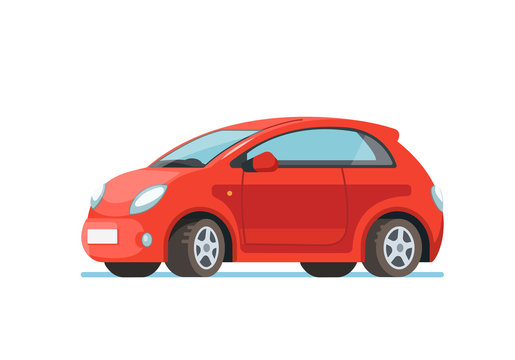
#> input picture car.jpg, 515 x 360 px, found by its file name
$ python 'pixel manipulation Task 2.py'
#> lines starting #> are read from the running program, lines starting #| are printed output that depends on the picture
from PIL import Image

def encrypt_image(input_path, output_path, key=None):
    img = Image.open(input_path)
#> img is the input picture: PIL image 515x360 RGB; mean R, G, B 236.9, 213.5, 212.2
    pixels = img.load()

    width, height = img.size
#> width = 515; height = 360

    for i in range(width):
        for j in range(height):
            r, g, b = pixels[i, j]

            # Swap red and blue channels
            encrypted_pixel = (b, g, r)

            pixels[i, j] = encrypted_pixel

    img.save(output_path)
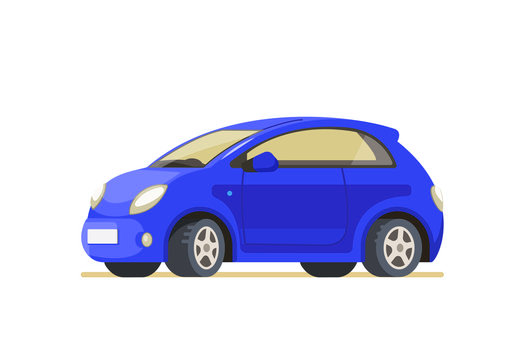
#> saved as encrypted_image.jpg: PIL image 515x360 RGB; mean R, G, B 212.2, 213.5, 236.9
    print(f"Image encrypted and saved as '{output_path}'")

def decrypt_image(input_path, output_path, key=None):
    img = Image.open(input_path)
    pixels = img.load()

    width, height = img.size
#> width = 515; height = 360

    for i in range(width):
        for j in range(height):
            r, g, b = pixels[i, j]

            # Swap red and blue channels back to original
            decrypted_pixel = (b, g, r)

            pixels[i, j] = decrypted_pixel

    img.save(output_path)
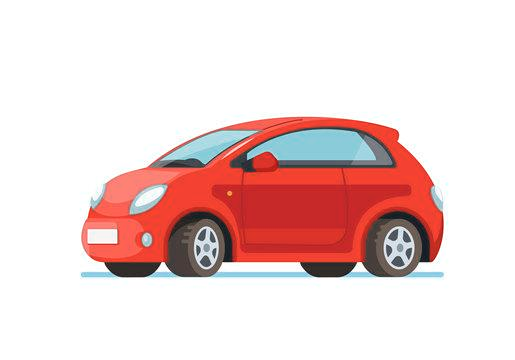
#> saved as decrypted_image.jpg: PIL image 515x360 RGB; mean R, G, B 236.7, 213.4, 212.2
    print(f"Image decrypted and saved as '{output_path}'")

# Image paths
input_image = r"C:\Users\Dell\OneDrive\Desktop\Prodigy\car.jpg"
encrypted_image = r"C:\Users\Dell\OneDrive\Desktop\Prodigy\encrypted_image.jpg"
decrypted_image = r"C:\Users\Dell\OneDrive\Desktop\Prodigy\decrypted_image.jpg"

# Encrypt the image
encrypt_image(input_image, encrypted_image, key=None)

# Decrypt the image
decrypt_image(encrypted_image, decrypted_image, key=None)
